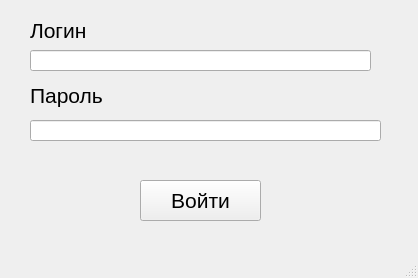
<?xml version="1.0" encoding="UTF-8"?>
<ui version="4.0">
 <class>MainWindow</class>
 <widget class="QMainWindow" name="MainWindow">
  <property name="geometry">
   <rect>
    <x>0</x>
    <y>0</y>
    <width>418</width>
    <height>278</height>
   </rect>
  </property>
  <property name="windowTitle">
   <string>MainWindow</string>
  </property>
  <widget class="QWidget" name="centralwidget">
   <widget class="QLineEdit" name="lineEdit">
    <property name="geometry">
     <rect>
      <x>30</x>
      <y>50</y>
      <width>341</width>
      <height>21</height>
     </rect>
    </property>
   </widget>
   <widget class="QLabel" name="label">
    <property name="enabled">
     <bool>true</bool>
    </property>
    <property name="geometry">
     <rect>
      <x>30</x>
      <y>20</y>
      <width>71</width>
      <height>21</height>
     </rect>
    </property>
    <property name="font">
     <font>
      <pointsize>16</pointsize>
     </font>
    </property>
    <property name="text">
     <string>Логин</string>
    </property>
   </widget>
   <widget class="QLabel" name="label_2">
    <property name="geometry">
     <rect>
      <x>30</x>
      <y>80</y>
      <width>81</width>
      <height>31</height>
     </rect>
    </property>
    <property name="font">
     <font>
      <pointsize>16</pointsize>
     </font>
    </property>
    <property name="text">
     <string>Пароль</string>
    </property>
   </widget>
   <widget class="QLineEdit" name="lineEdit_2">
    <property name="geometry">
     <rect>
      <x>30</x>
      <y>120</y>
      <width>351</width>
      <height>21</height>
     </rect>
    </property>
   </widget>
   <widget class="QPushButton" name="pushButton">
    <property name="geometry">
     <rect>
      <x>140</x>
      <y>180</y>
      <width>121</width>
      <height>41</height>
     </rect>
    </property>
    <property name="font">
     <font>
      <pointsize>16</pointsize>
     </font>
    </property>
    <property name="text">
     <string>Войти</string>
    </property>
   </widget>
  </widget>
  <widget class="QStatusBar" name="statusbar"/>
 </widget>
 <resources/>
 <connections/>
</ui>
